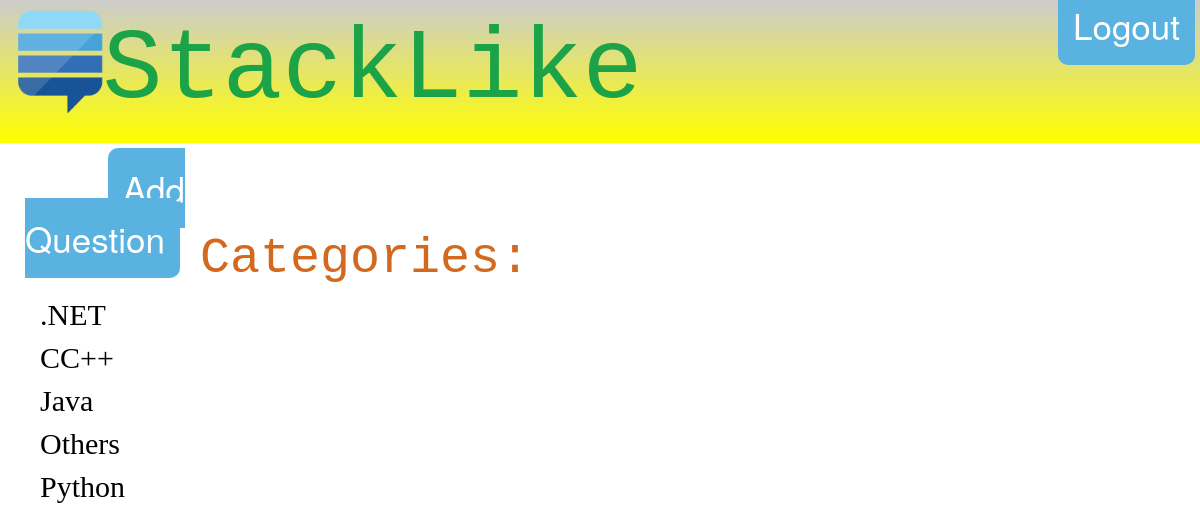
The app's page /home/ (signed in) with its own data.
### StackLike/models.py (models this page shows, shortened)
class Category(models.Model):
    name = models.CharField(max_length=30, unique=True,)
    class Meta:
        verbose_name_plural = "Categories"

### StackLike/views.py (the view)
# urls.py: 2. Add a URL to urlpatterns:  path('', views.home, name='home')
@login_required
def home(request):
    categories = Category.objects.order_by('name')
    return render(request, 'home/main_page.html', {'categories_list': categories})

### templates/home/main_page.html (shortened to what this page needs)
{% extends "base.html" %}
{% block content %}
       <br><div class="col-sm-2" style="text-align: right"> <a id="question" class="btn-login" style=" margin-right: 5px;
     border-bottom-left-radius: 10px; border-bottom-right-radius: 10px; border-top-right-radius: 10px; border-top-left-radius: 10px;"
                                                               href="{% url 'new_question' %}">Add Question</a></div></br>
    {% if categories_list %}
 <ul>
     <br></br>
     <div class="category" style="font-family:Courier">Categories: </div>
 {% for category in categories_list %}
     <a href="{% url 'category' category.name %}"> <div class="choose" style="font-family: Verdana">{{ category.name }}</div></a>
 {% endfor %}
 </ul>
    {% endif %}
{% endblock %}

### StackLike/static/StackLike/page_style.css (style rules this page uses)
body { padding-top: 0px; }
.btn-login { background-color: #59B2E0; outline: none; color: #fff; font-size: 35px; height: auto; font-weight: normal; padding: 15px; border-color: #59B2E6; }
.category { font-size: 50px; color: chocolate; text-decoration: none; }
.choose { font-size: 30px; color: black; text-decoration: none; }

### records on screen
Category: name ".NET"
Category: name "CC++"
Category: name "Java"
Category: name "Others"
Category: name "Python"
